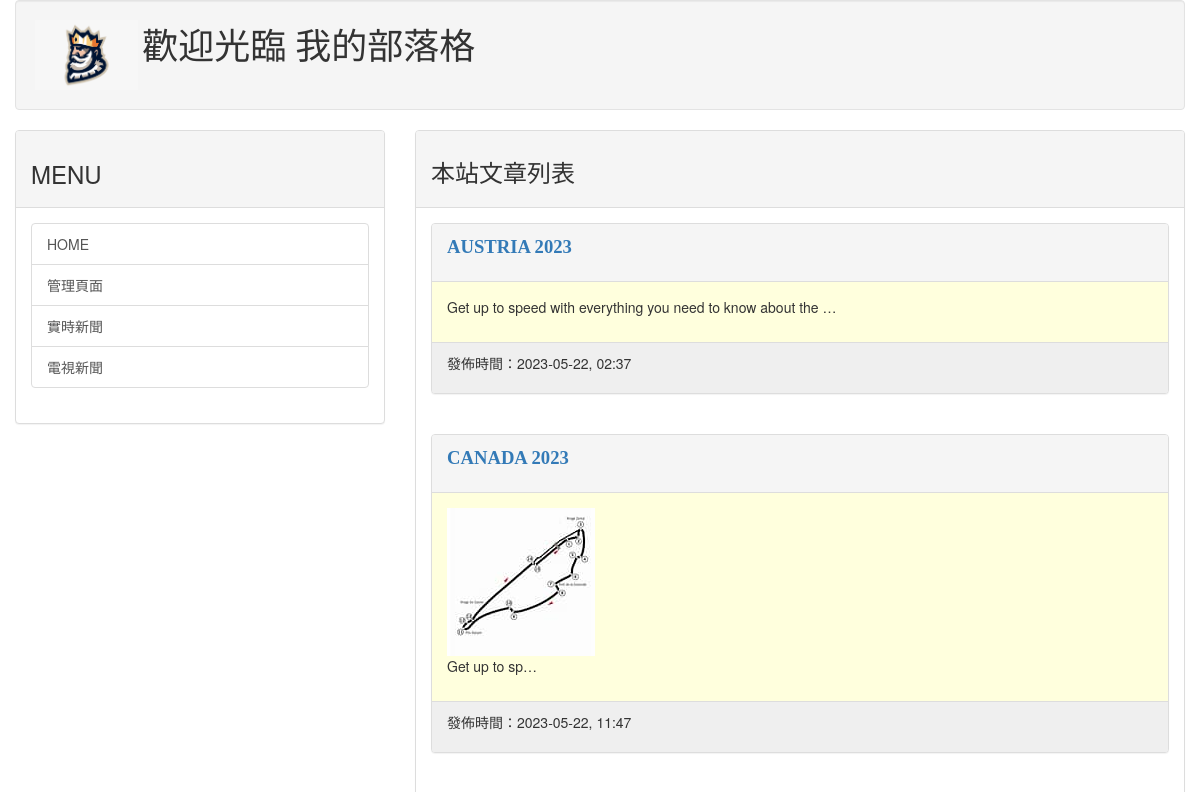
Before: / (upper part) with the older database file.
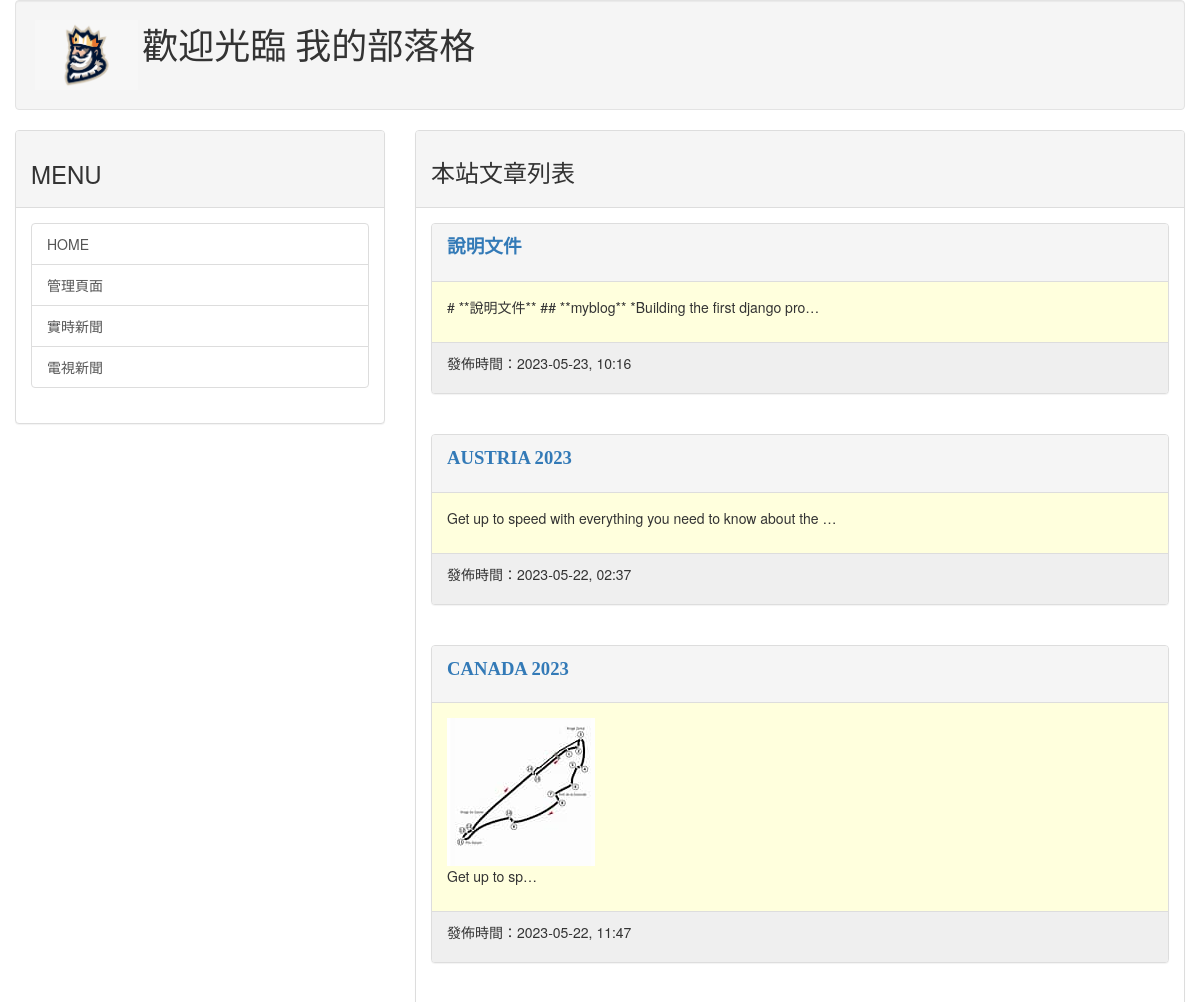
After: the same page with the newer database file.
### mainsite/models.py (models this page shows, shortened)
class Post(models.Model):
    title = models.CharField(max_length=200)
    slug = models.CharField(max_length=200)
    body = models.TextField()
    pub_date = models.DateTimeField(default=timezone.now)
    class Meta:
        ordering = ( '-pub_date',)

### mainsite/views.py (the view)
# urls.py: path("", homepage),
def homepage(request):
    template = get_template('index.html')
    posts = Post.objects.all()
    now = datetime.now()
    html = template.render(locals())
    return HttpResponse(html)

### templates/index.html (shortened to what this page needs)
{% extends 'base.html' %}
{% block headmessage %}
<h3 style='font-family:標楷體;'>本站文章列表
    {% endblock %}
    {% block content %}
    {% for post in posts %}
    <div class='panel panel-default'>
        <div class='panel-heading'>
            <p style='font-family:微軟雅黑;font-size:14pt;font-weight:bold;'>
                <a href='/post/{{post.slug}}'>{{ post.title }}</a>
            </p>
        </div>
        <div class='panel-body' style='background-color:#ffffdd'>
            <p>
                {{ post.body | truncatechars:60 | safe }}
            </p>
        </div>
        <div class='panel-footer' style='background-color:#efefef'>
            <p>
                發佈時間：{{ post.pub_date | date:"Y-m-d, h:i"}}
            </p>
        </div>
    </div>
    <br>
    {% endfor %}
    {% endblock %}

Changed rows visible on the page:
added Post: title "說明文件", body "# **說明文件** ## **myblog** *Building the first django pro…", pub_date "2023-05-23, 10:16"
